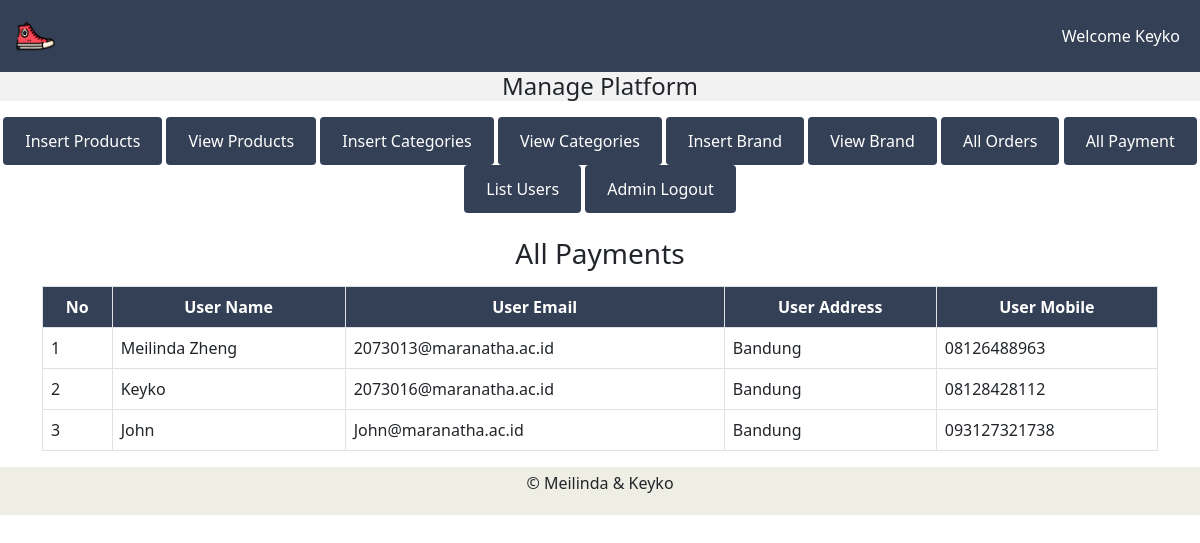
The app's page /admin/index.php?view_users (signed in) with its own data.
### tables this page shows
CREATE TABLE `user_table` (
  `user_id` int(11) NOT NULL AUTO_INCREMENT,
  `user_name` varchar(100) DEFAULT NULL,
  `user_email` varchar(100) DEFAULT NULL,
  `user_password` varchar(255) DEFAULT NULL,
  `user_address` varchar(255) DEFAULT NULL,
  `user_mobile` varchar(20) DEFAULT NULL,
  `user_role` varchar(255) DEFAULT NULL,
  PRIMARY KEY (`user_id`)
);

### admin/view_users.php (the view, shortened to what this page needs)
<!DOCTYPE html>
<html lang="en">
<head>
</head>
<body>
    <h3 class="text-center">All Payments</h3>
        <table class="table table-bordered mt-3" >
            <thead style="background-color: #344055;" class="text-white text-center">
                <th>No</th>
                <th>User Name</th>
                <th>User Email</th>
                <th>User Address</th>
                <th>User Mobile</th>
            </thead>
            <tbody>
            <?php
                $get_order = "SELECT * FROM `user_table` WHERE user_role = 'User'";
                $run_get_order = mysqli_query($conn,$get_order);
                $order_number = mysqli_num_rows($run_get_order);
                if($order_number==0){
                    echo "<h2 class='text-center'>No Orders</h2>";
                }else{
                    $no = 0;
                    while ($data_order = mysqli_fetch_assoc($run_get_order)){
                        $user_name = $data_order['user_name'];
                        $user_email = $data_order['user_email'];
                        $user_address = $data_order['user_address'];
                        $user_mobile = $data_order['user_mobile'];
                        $no++;?>
                        <tr>
                            <td><?php echo $no ?></td>
                            <td><?php echo $user_name?></td>
                            <td><?php echo $user_email ?></td>
                            <td><?php echo $user_address ?></td>
                            <td><?php echo $user_mobile ?></td>
                        </tr>
                    <?php
                    }
                }
            ?>
            </tbody>
        </table>
</body>
</html>

### admin/index.php (style rules this page uses)
body { overflow-x :hidden; }

### records on screen
user_table: user_name "Meilinda Zheng", user_email "2073013@maranatha.ac.id", user_address "Bandung", user_mobile "08126488963"
user_table: user_name "Keyko", user_email "2073016@maranatha.ac.id", user_address "Bandung", user_mobile "08128428112"
user_table: user_name "John", user_email "John@maranatha.ac.id", user_address "Bandung", user_mobile "093127321738"

### other values on screen
$_SESSION['name'] "Keyko"
